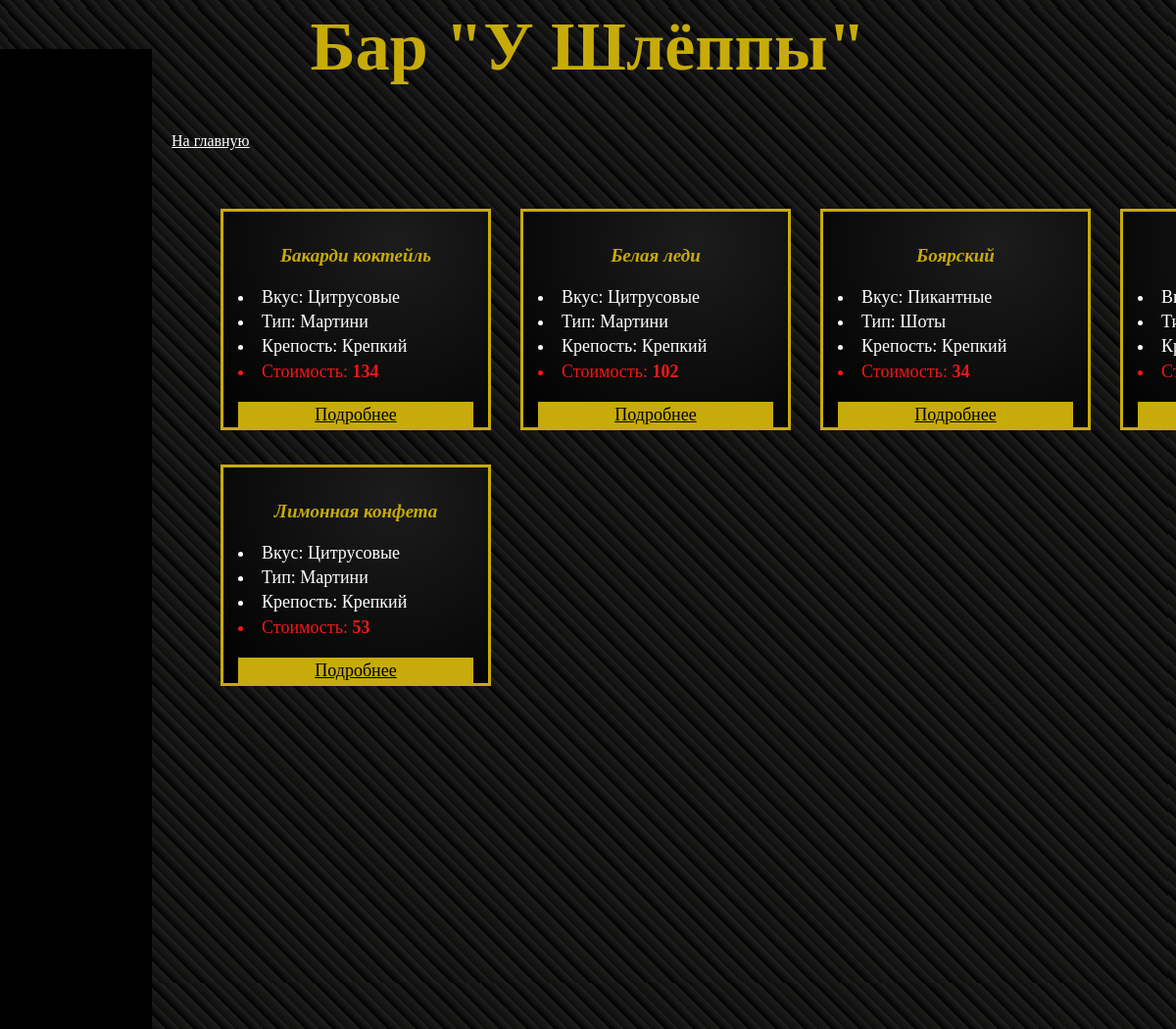
/alcohol/1/, run on an earlier commit of the app's database.
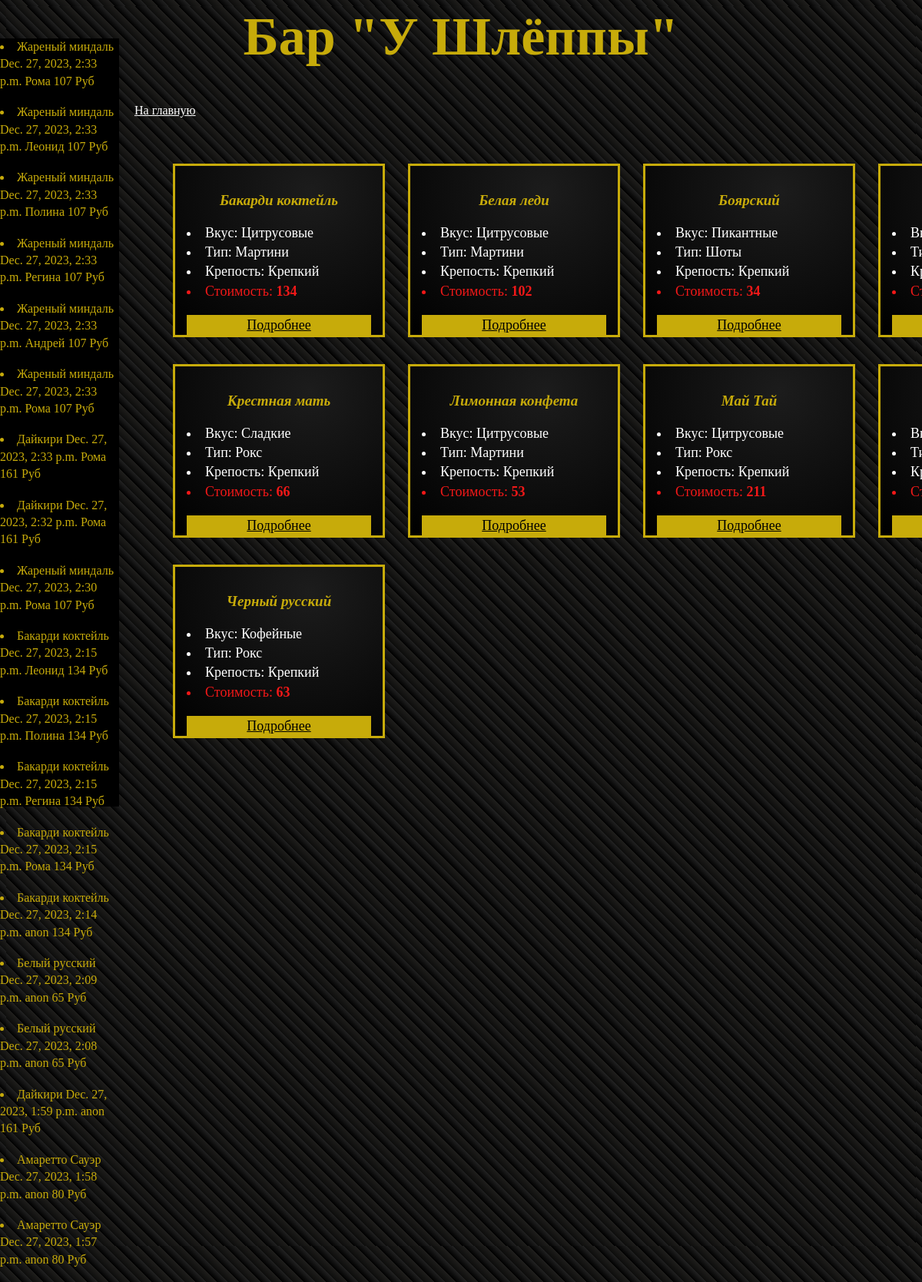
And on a later commit of the database.
### cocktails/models.py (models this page shows)
class Cocktail(models.Model):
    name = models.CharField(max_length=200)
    ingridients = models.ManyToManyField(Ingridient)
    alcohol = models.ForeignKey(Alcohol, blank=True, on_delete=models.CASCADE)
    taste = models.ForeignKey(Taste, blank=True, on_delete=models.CASCADE)
    group = models.ForeignKey(Group, blank=True, on_delete=models.CASCADE)
    cost = models.IntegerField(default=1)
    comment = models.CharField(max_length=400, default='Это коктейль')
    img = models.ImageField(upload_to='media/', default='media/default.jpg')
    def __str__(self):
        return self.name

class Taste(models.Model):
    name = models.CharField(max_length=200)
    def __str__(self):
        return self.name

class Group(models.Model):
    name = models.CharField(max_length=200)
    def __str__(self):
        return self.name

class Alcohol(models.Model):
    name = models.CharField(max_length=200)
    def __str__(self):
        return self.name

class Bill(models.Model):
    timestamp = models.DateTimeField()
    cock_name = models.CharField(max_length=30)
    cost = models.IntegerField()
    client = models.CharField(max_length=20, default='anon')

### cocktails/views.py (the view)
# urls.py: path('alcohol/<int:alcohol_id>/', views.show_alcohol, name='cocks'),
def show_alcohol(request, alcohol_id):
    not_aval_set = get_available()
    cocks = Cocktail.objects.all().exclude(id__in=not_aval_set).order_by('name').filter(alcohol_id=alcohol_id)
    bills = show_bills()
    context = {
        'cocks': cocks,
        'alcohol_id': alcohol_id,
        'bills': bills,
    }
    return render(request, 'cocktails/alcohol.html', context=context)

### cocktails/views.py (called while the page is built)
def get_available():
    not_aval = []
    connect = sqlite3.connect('db.sqlite3')
    cursor = connect.cursor()
    cursor.execute(
        f"SELECT cocktails_ingridient_cost.cocktail_id_id FROM cocktails_ingridient_cost JOIN cocktails_ingridient ON cocktails_ingridient_cost.ingridient_id_id=cocktails_ingridient.id WHERE cocktails_ingridient.availability is False")
    not_aval_cocks = cursor.fetchall()
    connect.close()
    for cock in not_aval_cocks:
        not_aval.append(cock[0])
    not_aval_set = set(not_aval)
    return not_aval_set

def show_bills():
    today = str(date.today())
    bills = Bill.objects.filter(timestamp__icontains=today).order_by('-timestamp')
    return bills

### cocktails/templates/cocktails/alcohol.html (shortened to what this page needs)
{% extends 'cocktails/base.html' %}
{% load static %}
{% block content %}
<!DOCTYPE html>
<html lang="en">
<head>
    <link type="text/css" href="{% static 'cocktails/css/style1.css' %}" rel="stylesheet">
</head>
<body>
<h1>Бар "У Шлёппы"</h1>
<div class="cont">
        <a class="rec_p" href="{% url 'index' %}">На главную</a>
<div class="flex">
{% for i in cocks %}
    <div class="flex-itm"><h3>{{ i }}</h3>
    <li>Вкус: {{ i.taste }}</li>
    <li>Тип: {{ i.group }}</li>
    <li>Крепость: {{ i.alcohol }}</li>
    <li class="cost">Стоимость: <b>{{ i.cost }}</b></li>
    <p class="button"><a class="lenk" href="{% url 'cocktail' i.pk %}">Подробнее</a></p></div>
{% endfor %}
</div>
</div>
</body>
</html>
{% endblock %}

### cocktails/templates/cocktails/base.html (shortened to what this page needs)
{% load static %}
<head>
</head>
<body>
            {% block content %}
            {% endblock %}
<div class='bills'>
{% for bill in bills %}
    <li>{{ bill.cock_name }} {{ bill.timestamp }} {{ bill.client }} {{ bill.cost }} Руб</li>
    <br>
{% endfor %}
</div>
</body>

What changed in the data, as far as the page shows it:
now on this page (row unchanged): Cocktail: name "Крестная мать", taste "Сладкие", group "Рокс", alcohol "Крепкий", cost "66"
now on this page (row unchanged): Cocktail: name "Май Тай", taste "Цитрусовые", group "Рокс", alcohol "Крепкий", cost "211"
now on this page (row unchanged): Cocktail: name "Черный русский", taste "Кофейные", group "Рокс", alcohol "Крепкий", cost "63"
added Bill: cock_name "Жареный миндаль", timestamp "Dec. 27, 2023, 2:33 p.m.", client "Рома", cost "107"
added Bill: cock_name "Жареный миндаль", timestamp "Dec. 27, 2023, 2:33 p.m.", client "Леонид", cost "107"
added Bill: cock_name "Жареный миндаль", timestamp "Dec. 27, 2023, 2:33 p.m.", client "Полина", cost "107"
added Bill: cock_name "Жареный миндаль", timestamp "Dec. 27, 2023, 2:33 p.m.", client "Регина", cost "107"
added Bill: cock_name "Жареный миндаль", timestamp "Dec. 27, 2023, 2:33 p.m.", client "Андрей", cost "107"
added Bill: cock_name "Жареный миндаль", timestamp "Dec. 27, 2023, 2:33 p.m.", client "Рома", cost "107"
added Bill: cock_name "Дайкири", timestamp "Dec. 27, 2023, 2:33 p.m.", client "Рома", cost "161"
added Bill: cock_name "Дайкири", timestamp "Dec. 27, 2023, 2:32 p.m.", client "Рома", cost "161"
added Bill: cock_name "Жареный миндаль", timestamp "Dec. 27, 2023, 2:30 p.m.", client "Рома", cost "107"
added Bill: cock_name "Бакарди коктейль", timestamp "Dec. 27, 2023, 2:15 p.m.", client "Леонид", cost "134"
added Bill: cock_name "Бакарди коктейль", timestamp "Dec. 27, 2023, 2:15 p.m.", client "Полина", cost "134"
added Bill: cock_name "Бакарди коктейль", timestamp "Dec. 27, 2023, 2:15 p.m.", client "Регина", cost "134"
added Bill: cock_name "Бакарди коктейль", timestamp "Dec. 27, 2023, 2:15 p.m.", client "Рома", cost "134"
added Bill: cock_name "Бакарди коктейль", timestamp "Dec. 27, 2023, 2:14 p.m.", client "anon", cost "134"
added Bill: cock_name "Белый русский", timestamp "Dec. 27, 2023, 2:09 p.m.", client "anon", cost "65"
added Bill: cock_name "Белый русский", timestamp "Dec. 27, 2023, 2:08 p.m.", client "anon", cost "65"
added Bill: cock_name "Дайкири", timestamp "Dec. 27, 2023, 1:59 p.m.", client "anon", cost "161"
added Bill: cock_name "Амаретто Сауэр", timestamp "Dec. 27, 2023, 1:58 p.m.", client "anon", cost "80"
added Bill: cock_name "Амаретто Сауэр", timestamp "Dec. 27, 2023, 1:57 p.m.", client "anon", cost "80"
